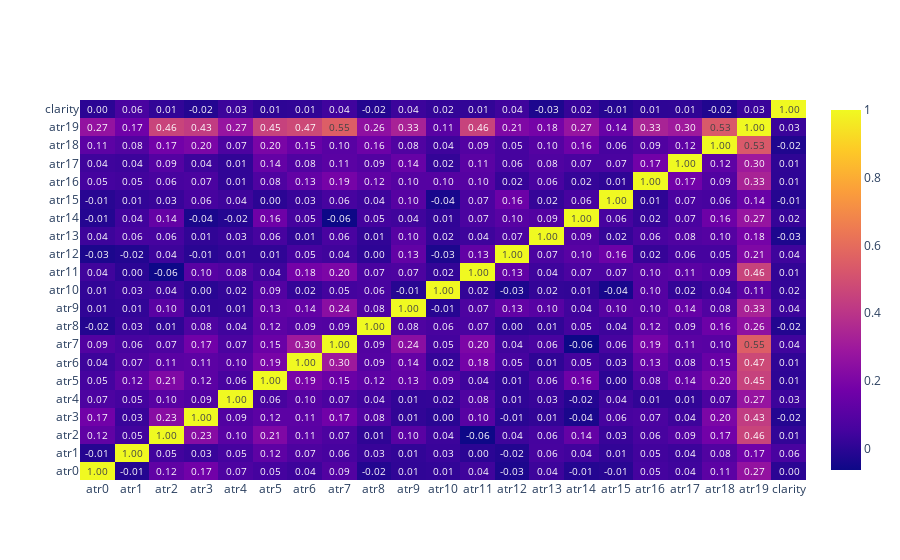

The code cell stored with this chart in its notebook:
### Code cell
dataframe = citing_sentence.join([y])
correlation_matrix(dataframe)

### Figure 1 — Plotly figure (JSON) as saved in the notebook; plotly's stock layout.template omitted (floating-point values rounded to 4 significant figures; data arrays with more than 128 entries replaced by an {"elided": "..."} marker saying what was removed)
{"data": [{"text": {"elided": "21x21 float values"}, "texttemplate": "%{text:.2f}", "type": "heatmap", "x": ["atr0", "atr1", "atr2", "atr3", "atr4", "atr5", "atr6", "atr7", "atr8", "atr9", "atr10", "atr11", "atr12", "atr13", "atr14", "atr15", "atr16", "atr17", "atr18", "atr19", "clarity"], "y": ["atr0", "atr1", "atr2", "atr3", "atr4", "atr5", "atr6", "atr7", "atr8", "atr9", "atr10", "atr11", "atr12", "atr13", "atr14", "atr15", "atr16", "atr17", "atr18", "atr19", "clarity"], "z": {"elided": "21x21 float values"}}], "layout": {}}
